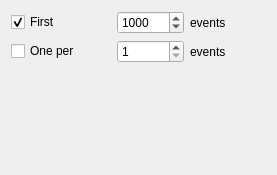
              <widget class="QWidget" name="page">
               <layout class="QVBoxLayout" name="verticalLayout_25">
                <item>
                 <layout class="QHBoxLayout" name="horizontalLayout_50">
                  <item>
                   <widget class="QCheckBox" name="cbShowBombsLimited">
                    <property name="minimumSize">
                     <size>
                      <width>100</width>
                      <height>0</height>
                     </size>
                    </property>
                    <property name="text">
                     <string>First</string>
                    </property>
                    <property name="checked">
                     <bool>true</bool>
                    </property>
                   </widget>
                  </item>
                  <item>
                   <widget class="QSpinBox" name="sbShowBombsMax">
                    <property name="minimum">
                     <number>1</number>
                    </property>
                    <property name="maximum">
                     <number>999999</number>
                    </property>
                    <property name="value">
                     <number>1000</number>
                    </property>
                   </widget>
                  </item>
                  <item>
                   <widget class="QLabel" name="label_2">
                    <property name="text">
                     <string>events</string>
                    </property>
                   </widget>
                  </item>
                  <item>
                   <spacer name="horizontalSpacer_58">
                    <property name="orientation">
                     <enum>Qt::Horizontal</enum>
                    </property>
                    <property name="sizeHint" stdset="0">
                     <size>
                      <width>40</width>
                      <height>20</height>
                     </size>
                    </property>
                   </spacer>
                  </item>
                 </layout>
                </item>
                <item>
                 <layout class="QHBoxLayout" name="horizontalLayout_51">
                  <item>
                   <widget class="QCheckBox" name="cbShowBombsOnePer">
                    <property name="minimumSize">
                     <size>
                      <width>100</width>
                      <height>0</height>
                     </size>
                    </property>
                    <property name="text">
                     <string>One per </string>
                    </property>
                    <property name="checked">
                     <bool>false</bool>
                    </property>
                   </widget>
                  </item>
                  <item>
                   <widget class="QSpinBox" name="sbShowBombsOnePer">
                    <property name="minimum">
                     <number>1</number>
                    </property>
                    <property name="maximum">
                     <number>999999</number>
                    </property>
                   </widget>
                  </item>
                  <item>
                   <widget class="QLabel" name="label_32">
                    <property name="text">
                     <string>events</string>
                    </property>
                   </widget>
                  </item>
                  <item>
                   <spacer name="horizontalSpacer_59">
                    <property name="orientation">
                     <enum>Qt::Horizontal</enum>
                    </property>
                    <property name="sizeHint" stdset="0">
                     <size>
                      <width>40</width>
                      <height>20</height>
                     </size>
                    </property>
                   </spacer>
                  </item>
                 </layout>
                </item>
                <item>
                 <spacer name="verticalSpacer_19">
                  <property name="orientation">
                   <enum>Qt::Vertical</enum>
                  </property>
                  <property name="sizeHint" stdset="0">
                   <size>
                    <width>20</width>
                    <height>101</height>
                   </size>
                  </property>
                 </spacer>
                </item>
               </layout>
              </widget>
